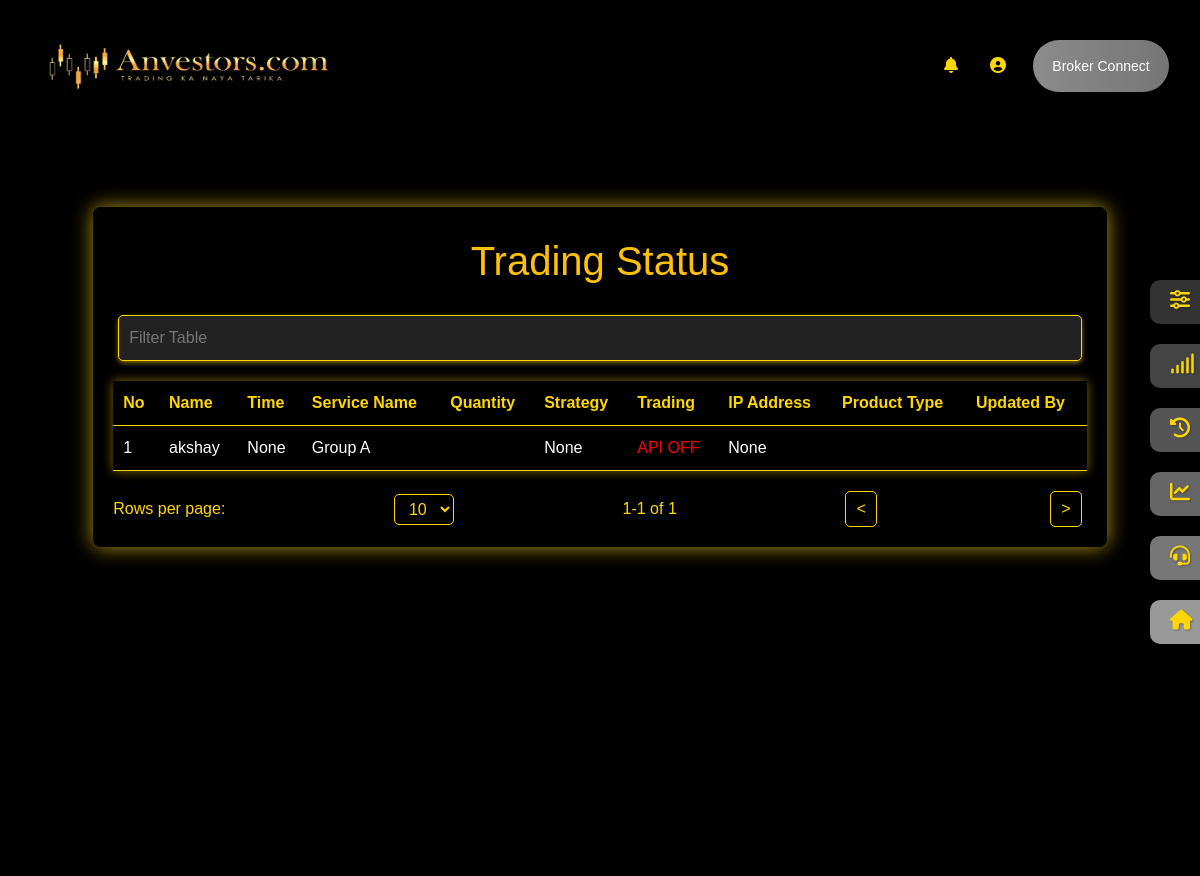
The app's page /accounts/client_status/ (signed in) with its own data.
### accounts/models.py (models this page shows)
class ind_clientDT(models.Model):
    clint_id = models.CharField(max_length=8, unique=True, default=uuid.uuid4().hex[:8])
    clint_name_first = models.CharField(max_length=50, blank=True, null=True)
    clint_name_last = models.CharField(max_length=50, blank=True, null=True)
    clint_email = models.EmailField(blank=True, null=True)
    clint_password = models.CharField(max_length=50,blank=True, null=True)
    clint_phone_number = models.CharField(max_length=15,blank=True, null=True)
    clint_verify_code = models.CharField(max_length=15,blank=True, null=True)
    clint_date_joined	= models.DateTimeField(verbose_name='date joined', default=None)
    clint_last_login= models.DateTimeField(verbose_name='last login',default=None)
    clint_is_staff= models.BooleanField(default=False)
    clint_status = models.CharField(max_length=15,blank=True, null=True)
    clint_plane = models.CharField(max_length=15,blank=True, null=True)
    client_Group = models.ForeignKey(GROUP, on_delete=models.SET_NULL, blank=True, null=True)
    broker = models.ForeignKey(BROKERS, on_delete=models.SET_NULL, blank=True, null=True)
    api_key = models.CharField(max_length=100, blank=True, null=True)
    client_id = models.CharField(max_length=100, blank=True, null=True)
    password = models.CharField(max_length=100, blank=True, null=True)
    secret_key = models.CharField(max_length=100, blank=True, null=True)
    created_at = models.DateTimeField(auto_now_add=True, blank=True, null=True)
    updated_at = models.DateTimeField(auto_now=True, blank=True, null=True)
    auth_token = models.CharField(max_length=1355, blank=True, null=True)  # Add this field
    feed_token = models.CharField(max_length=1355, blank=True, null=True)  # Add this field
    refresh_token = models.CharField(max_length=1355, blank=True, null=True)  # Add this field
    sub_admin_id = models.CharField(max_length=50, blank=True, null=True)
    service_name = models.CharField(max_length=100, blank=True, null=True)
    ip_address = models.GenericIPAddressField(blank=True, null=True)
    login_date_time = models.DateTimeField(blank=True, null=True)
    strategies = models.CharField(max_length=100, blank=True, null=True)
    telegram_number = models.CharField(max_length=15, blank=True, null=True)
    telegram_chat_id = models.CharField(max_length=15, blank=True, null=True)

class GROUP(models.Model):
    GROUP = models.CharField(max_length=20)
    symbols = models.ManyToManyField(SYMBOL, related_name='groups')
    min_quantity = models.FloatField(validators=[MinValueValidator(0.0)], blank=True, null=True)
    max_quantity = models.FloatField(validators=[MinValueValidator(0.0)], blank=True, null=True)
    created_at = models.DateTimeField(auto_now_add=True)
    def __str__(self):
        return self.GROUP

### accounts/views.py (the view)
# urls.py: path('client_status/', views.client_status, name="client_status" ),
def client_status(request):
    if 'clint_id' in request.session:
        user_id = request.session.get('clint_id')
        try:
            client_user = ind_clientDT.objects.get(clint_id=user_id)
            clients = ind_clientDT.objects.filter(clint_id=user_id)
            client_symbol_qty = Client_SYMBOL_QTY.objects.filter(client_id=user_id)
            product_types = {csq.client_id: csq.Product_Type for csq in client_symbol_qty}
            dt = {
                'clients': clients,
                'client_user': client_user,
                'client_symbol_qty':client_symbol_qty,
                'product_types': product_types,
            }
            return render(request, 'client_status.html', dt)
        except ind_clientDT.DoesNotExist:
            messages.error(request, 'Client does not exist.')
            return redirect('/')
    else:
        messages.error(request, 'Please log in.')
        return redirect('/')

### accounts/models.py (called while the page is built)
    def __str__(self):
        return self.broker_name

### templates/client_status.html (shortened to what this page needs)
{% extends 'client_base.html' %}
{% block main %}
<div class="container">
    <header>
        <h1>Trading Status</h1>
    </header>
    <div class="search-bar">
        <input type="text" placeholder="Filter Table">
    </div>
    <table>
        <thead>
            <tr>
                <th>No</th>
                <th>Name</th>
                <th>Time</th>
                <th>Service Name</th>
                <th>Quantity</th>
                <th>Strategy</th>
                <th>Trading</th>
                <th>IP Address</th>
                <th>Product Type</th>
                <th>Updated By</th>
            </tr>
        </thead>
        <tbody>
            {% for client in clients %}
            <tr>
                <td>{{ forloop.counter }}</td>
                <td>{{ client.clint_name_first }}</td>
                <td>{{ client.login_date_time }}</td>
                <td>{{ client.client_Group }}</td>
                <td>{{ client_symbol_qty.QUANTITY }}</td>
                <td>{{ client.strategies }}</td>
                {% if client.clint_plane == 'Live' %}
                    <td style="color: green;">API ON</td>
                {% else %}
                    <td style="color: red;">API OFF</td>
                {% endif %}
                <td>{{ client.ip_address }}</td>
                <td>{{ product_types.Product_Type }}</td>
                <td>{{ client_symbol_qty.Product_Type }}</td>
            </tr>
            {% endfor %}
        </tbody>
    </table>
    <div class="pagination">
        <span>Rows per page: </span>
        <select>
            <option>10</option>
        </select>
        <span>1-1 of 1</span>
        <button>&lt;</button>
        <button>&gt;</button>
    </div>
</div>
{% endblock %}

### templates/client_base.html (style rules this page uses)
body { background-color: #000; color: #FFD700; font-family: 'Poppins', sans-serif; overflow-x: hidden; text-align: center; }

### templates/client_status.html (style rules this page uses)
body { font-family: Arial, sans-serif; background-color: #000; margin: 0; padding: 0; color: #fff; }
.container { width: 90%; margin: auto; background-color: #000; padding: 20px; box-shadow: 0 0 20px rgba(255, 215, 0, 0.7); border-radius: 8px; margin-top: 50px; animation: fadeIn 1s ease-in-out; }
header { background-color: #000000; padding: 10px; border-top-left-radius: 8px; border-top-right-radius: 8px; }
header h1 { margin: 0; color: #ffc107;; }
.search-bar { margin: 20px 0; }
.search-bar input { width: 99%; padding: 10px; border-radius: 5px; border: 1px solid #FFD700; box-shadow: 0 2px 5px rgba(255, 215, 0, 0.5); background-color: #222; color: #FFD700; }
table { width: 100%; border-collapse: collapse; background-color: #000; color: #ffffff; box-shadow: 0 0 10px rgba(255, 215, 0, 0.5); }
thead { background-color: #000; color: #FFD700; }
th, td { padding: 10px; text-align: left; border-bottom: 1px solid #FFD700; }
.pagination { display: flex; justify-content: space-between; align-items: center; margin-top: 20px; color: #FFD700; }
.pagination select, .pagination button { padding: 5px 10px; margin: 0 5px; background-color: #000; color: #FFD700; border: 1px solid #FFD700; border-radius: 5px; cursor: pointer; transition: all 0.3s ease; }

### records on screen
ind_clientDT: clint_name_first "akshay", login_date_time "None", client_Group "Group A", strategies "None", clint_plane "API OFF", ip_address "None"
